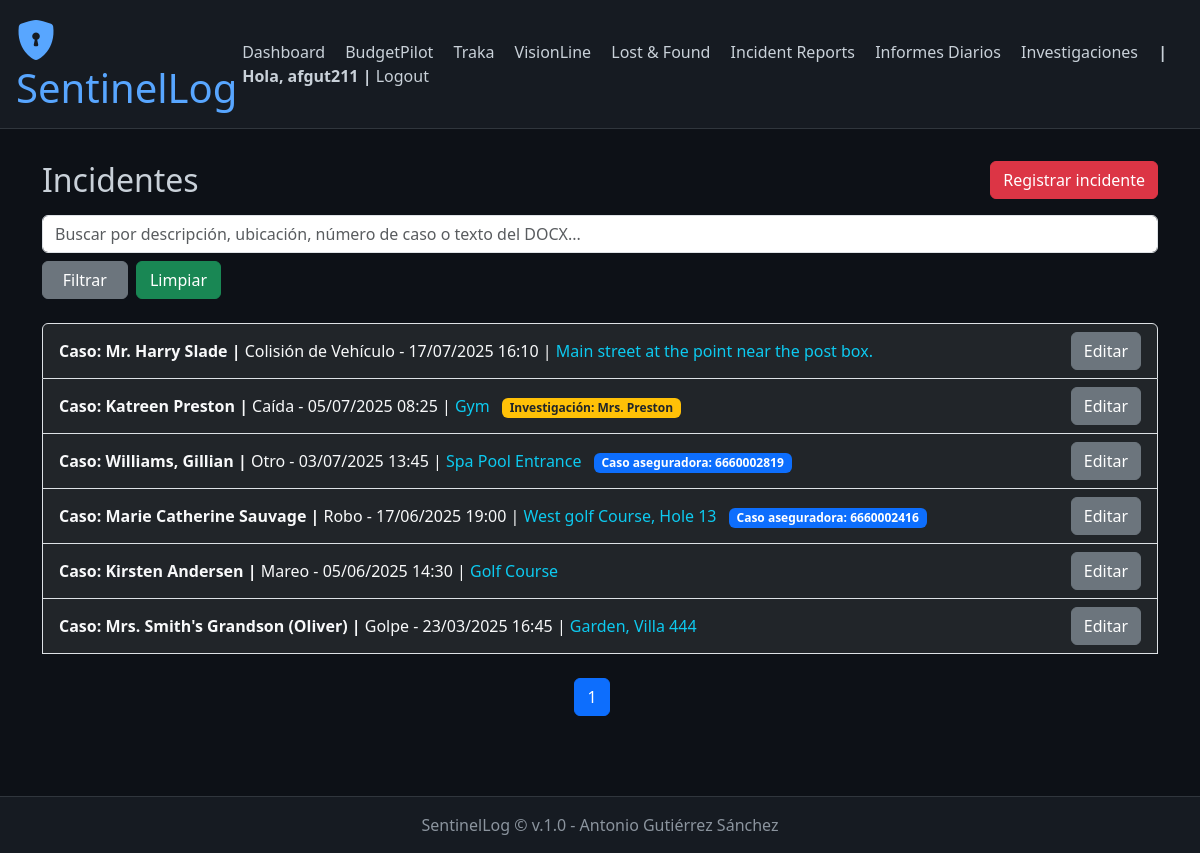
Page /incident_management/ (signed in) on the committed database.
### incident_management/models.py (models this page shows, shortened)
class Incident(models.Model):
    incident_type = models.ForeignKey(IncidentType, on_delete=models.PROTECT, null=True)
    affected_person = models.CharField("Persona afectada", max_length=100, blank=True, null=True)
    date = models.DateTimeField(help_text="Fecha y hora del incidente")
    location = models.CharField(max_length=255)
    description = models.TextField()
    reported_by = models.ForeignKey(User, on_delete=models.SET_NULL, null=True, related_name='incidents_reported')
    incident_report_docx = models.FileField(upload_to='incident_reports/docx/', null=True, blank=True, help_text="Archivo DOCX del Incident Report")
    insurance_case_number = models.CharField(max_length=100, blank=True, help_text="Número de caso de la aseguradora")
    related_investigation = models.ForeignKey(
        'investigations.InvestigationCase',
        on_delete=models.SET_NULL,
        null=True,
        blank=True,
        help_text="Relaciona este incidente con una investigación si aplica"
    )
    created_at = models.DateTimeField(auto_now_add=True)
    docx_text = models.TextField(blank=True, help_text="Texto extraído del DOCX para búsqueda")
    history = HistoricalRecords()

class IncidentType(models.Model):
    name = models.CharField(max_length=100, unique=True)

### investigations/models.py (models this page shows, shortened)
class InvestigationCase(models.Model):
    title = models.CharField(max_length=200)
    description = models.TextField()
    created_by = models.ForeignKey(User, on_delete=models.SET_NULL, null=True)
    created_at = models.DateTimeField(auto_now_add=True)
    is_closed = models.BooleanField(default=False)
    conclusiones = models.TextField(blank=True, null=True)
    pdf_last_saved = models.DateTimeField(blank=True, null=True)
    history = HistoricalRecords()

### incident_management/views.py (the view, shortened to what this page needs)
# urls.py: path('', views.index, name='daily_activity_index'),
def index(request):
    incidents = Incident.objects.all().order_by('-date')
    search = request.GET.get('search')
    paginator = Paginator(incidents, 10)  # 5 por página
    page_number = request.GET.get('page')
    page_obj = paginator.get_page(page_number)
    return render(request, 'incident_management/index.html', {
        'page_obj': page_obj,
        'search': search,
    })

### incident_management/templates/incident_management/index.html (shortened to what this page needs)
{% extends 'base.html' %}
{% block content %}
<div class="d-flex justify-content-between align-items-center mb-3">
    <h2 class="mb-0">Incidentes</h2>
    <a href="{% url 'add_incident' %}" class="btn btn-danger">
        Registrar incidente
    </a>
</div>
<form method="get" class="row g-2 mb-4">
    <div class="col-md-4 w-100">
        <input type="text" name="search" class="form-control" placeholder="Buscar por descripción, ubicación, número de caso o texto del DOCX..." value="{{ search|default_if_none:'' }}">
    </div>
    <div class="col-md-2 d-flex gap-2">
        <button type="submit" class="btn btn-secondary w-50">Filtrar</button>
        <a href="{% url 'incident_management_index' %}" class="btn btn-success w-50">Limpiar</a>
    </div>
</form>
<div class="list-group">
    {% for incident in page_obj %}
        <div class="list-group-item bg-dark text-light d-flex justify-content-between align-items-center">
            <div>
                <a href="{% url 'incident_detail' incident.pk %}" class="text-light text-decoration-none">
                    <strong>Caso: {{ incident.affected_person|default:"-" }} | </strong>
                    {{ incident.incident_type.name }} - {{ incident.date|date:"d/m/Y H:i" }} |
                </a>
                <span class="text-info">{{ incident.location }}</span>
                {% if incident.insurance_case_number %}
                    <span class="badge bg-primary ms-2">Caso aseguradora: {{ incident.insurance_case_number }}</span>
                {% endif %}
                {% if incident.related_investigation %}
                    <span class="badge bg-warning text-dark ms-2">Investigación: {{ incident.related_investigation.title }}</span>
                {% endif %}
            </div>
            <a href="{% url 'edit_incident' incident.pk %}" class="btn btn-secondary">
                Editar
            </a>
        </div>
    {% empty %}
        <div class="alert alert-info mb-0">
            No hay incidentes registrados.
        </div>
    {% endfor %}
    <br>
    <nav>
    <ul class="pagination justify-content-center">
        {% for num in page_obj.paginator.page_range %}
            {% if num <= 2 or num > page_obj.paginator.num_pages|add:'-2' or num >= page_obj.number|add:'-1' and num <= page_obj.number|add:'1' %}
                <li class="page-item {% if page_obj.number == num %}active{% endif %}">
                <a class="page-link" href="?page={{ num }}">{{ num }}</a>
                </li>
            {% elif num == 3 or num == page_obj.paginator.num_pages|add:'-2' %}
                <li class="page-item disabled"><span class="page-link">…</span></li>
            {% endif %}
            {% endfor %}
    </ul>
    </nav>
</div>
{% endblock %}

### templates/base.html (shortened to what this page needs)
<!DOCTYPE html>
<html lang="es">
<head>
    <link href="https://cdn.jsdelivr.net/npm/bootstrap@5.3.3/dist/css/bootstrap.min.css" rel="stylesheet">
    <link href="https://cdn.jsdelivr.net/npm/bootstrap-icons@1.10.5/font/bootstrap-icons.css" rel="stylesheet">
    <link href="https://cdnjs.cloudflare.com/ajax/libs/toastr.js/latest/toastr.min.css" rel="stylesheet"/>
</head>
<body>
    <header class="d-flex flex-column flex-md-row align-items-center justify-content-between">
        <h1><i class="bi bi-shield-lock-fill"></i> SentinelLog</h1>
        <nav class="mt-3 mt-md-0">
            <a href="/dashboard/">Dashboard</a>
            <a href="{% url 'budgetpilot:presupuesto_list' %}">BudgetPilot</a>
            <a href="{% url 'traka:user_list' %}">Traka</a>
            <a href="{% url 'visionline_operator_list' %}">VisionLine</a>
            <a href="{% url 'lostfound:list' %}">Lost &amp; Found</a>
            <a href="/incident_management/">Incident Reports</a>
            <a href="/daily_reports/">Informes Diarios</a>
            <a href="/investigations/">Investigaciones</a>
            {% if user.is_authenticated %}
            <span><b>| Hola, {{ user }} |</b></span>
            <a href="{% url 'account_logout' %}">Logout</a>
            {% else %}
                <a href="/accounts/login/">Login</a>
            {% endif %}
        </nav>
    </header>
    <main class="container">
        {% block content %}{% endblock %}
    </main>
    <footer>
        SentinelLog © {{ now|date:"YYYY" }} v.1.0 - Antonio Gutiérrez Sánchez
    </footer>
</body>
</html>

### templates/base.html (style rules this page uses)
body { background-color: #0d1117; color: #c9d1d9; }
header { background-color: #161b22; padding: 1rem; border-bottom: 1px solid #30363d; }
header h1 { color: #58a6ff; margin: 0; }
nav a { color: #c9d1d9; margin-right: 1rem; text-decoration: none; }
main { padding: 2rem; }
footer { background-color: #161b22; color: #8b949e; text-align: center; padding: 1rem; border-top: 1px solid #30363d; margin-top: 2rem; }

### rows in the picture
Incident: affected_person "Mr. Harry Slade", incident_type.name "Colisión de Vehículo", date "17/07/2025 16:10", location "Main street at the point near the post box."
Incident: affected_person "Katreen Preston", incident_type.name "Caída", date "05/07/2025 08:25", location "Gym", related_investigation "Mrs. Preston"
Incident: affected_person "Williams, Gillian", incident_type.name "Otro", date "03/07/2025 13:45", location "Spa Pool Entrance", insurance_case_number "6660002819"
Incident: affected_person "Marie Catherine Sauvage", incident_type.name "Robo", date "17/06/2025 19:00", location "West golf Course, Hole 13", insurance_case_number "6660002416"
Incident: affected_person "Kirsten Andersen", incident_type.name "Mareo", date "05/06/2025 14:30", location "Golf Course"
Incident: affected_person "Mrs. Smith's Grandson (Oliver)", incident_type.name "Golpe", date "23/03/2025 16:45", location "Garden, Villa 444"

### other values in the picture
{{ user }} "afgut211"
{{ num }} "1"
